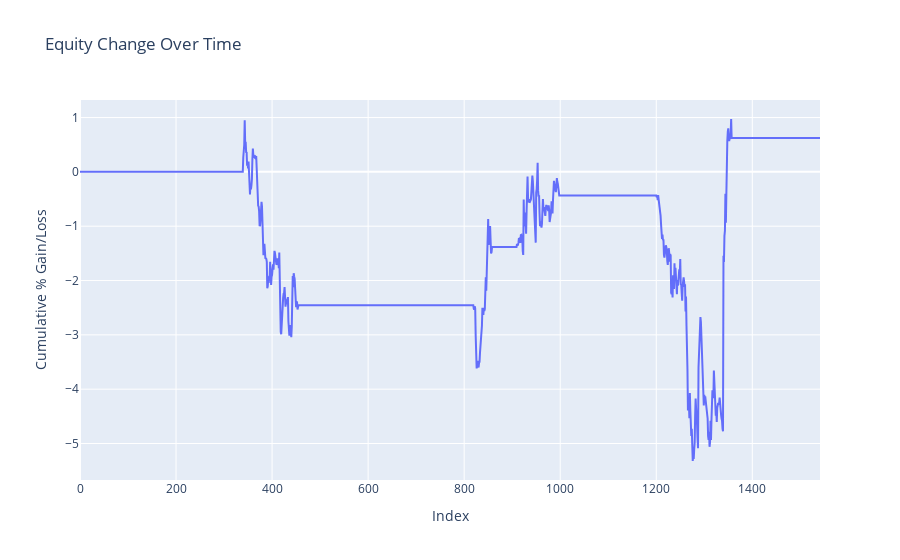

Notebook code cell kept with this figure:
### Code cell
run_strategy_core(
    "AAPL",
    12, 26, 9, 14, 5, 20,
    "60d", "15m",
    False, True,
    notebook=True
)

### Figure 1 — Plotly figure (JSON) as saved in the notebook; plotly's stock layout.template omitted (floating-point values rounded to 4 significant figures; data arrays with more than 128 entries replaced by an {"elided": "..."} marker saying what was removed)
{"data": [{"mode": "lines", "name": "Equity Curve", "type": "scatter", "x": {"elided": "1542 int values"}, "y": {"elided": "1542 float values"}}], "layout": {"title": {"text": "Equity Change Over Time"}, "xaxis": {"title": {"text": "Index"}}, "yaxis": {"title": {"text": "Cumulative % Gain/Loss"}}}}
